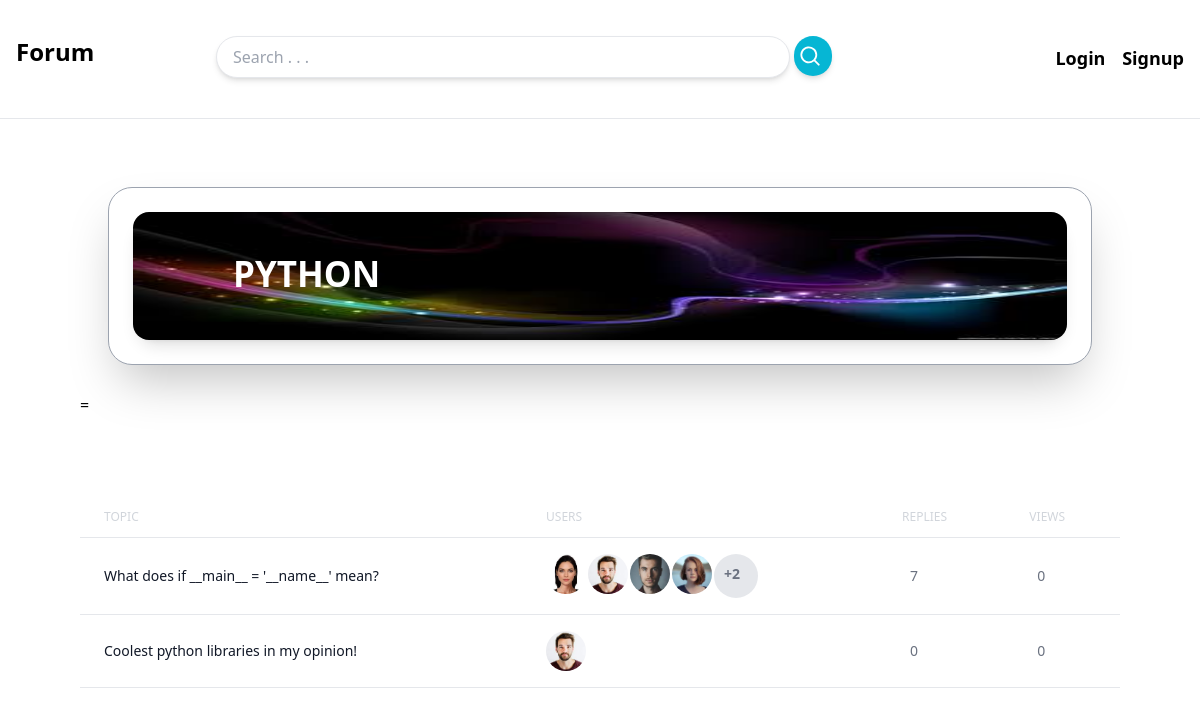
Page /category/1/ on the committed database.
### discussion_app/models.py (models this page shows, shortened)
class Category(models.Model):
    name = models.CharField(max_length=255)
    logo = models.ImageField(upload_to='post_logos/', blank=True, null=True)
    class Meta:
        verbose_name_plural = 'Categories'

class Post(models.Model):
    category = models.ForeignKey(Category, on_delete=models.CASCADE, related_name='post_category')
    author = models.ForeignKey(User, on_delete=models.CASCADE, related_name='post_author')
    likes = models.ManyToManyField(User, related_name='post_likes', blank=True)
    title = models.CharField(max_length=300)
    views = models.IntegerField(default=0)
    content = models.TextField(max_length=1000)
    last_modified_date = models.DateTimeField(auto_now=True)
    creation_date = models.DateTimeField(auto_now_add=True)
    @property
    def involved_users(self):
        all_messages = self.message_post.all()
        all_users = [self.author]
        for message in all_messages:
            if message.author not in all_users:
                all_users.append(message.author)
        return [all_users, len(all_users)]

class Message(models.Model):
    post = models.ForeignKey(Post, on_delete=models.CASCADE, related_name='message_post')
    replies = models.ForeignKey('self', on_delete=models.CASCADE, null=True, blank=True, related_name='message_replies')
    author = models.ForeignKey(User, on_delete=models.CASCADE, related_name='message_author')
    likes = models.ManyToManyField(User, related_name='message_likes', blank=True)
    content = models.TextField(max_length=1000)
    last_modified_date = models.DateTimeField(auto_now=True)
    creation_date = models.DateTimeField(auto_now_add=True)

### core_app/models.py (models this page shows, shortened)
class UserProfile(models.Model):
        user = models.OneToOneField(User, blank=True, null=True,on_delete=models.CASCADE)
        biography = models.TextField(null=True, blank=True)
        avatar = models.ImageField(upload_to='user_images', null=True, blank=True)

### discussion_app/views.py (the view)
# urls.py: path('<int:id>/', views.category_detail, name='category_detail'),
def category_detail(request, id):
    category = get_object_or_404(models.Category, id=id)
    all_posts = category.post_category.all()
    context = {
        'category': category,
    }
    return render(request, 'discussion_app/category.html', context)

### discussion_app/templates/discussion_app/category.html (shortened to what this page needs)
{% extends 'core_app/base.html' %}
{% block content %}
    <div class="grid grid-cols-1 mx-20 my-10">
        <div class="flex justify-center bg-white m-7 overflow-hidden rounded-3xl shadow-2xl border border-gray-400">
            <div class="relative h-32  m-6 rounded-3xl shadow-lg w-full ">
                <img class="w-full h-32 rounded-2xl" src="{{category.logo.url}}" alt="category name">
                <h1 class="absolute left-[100px] bottom-[40px] font-semibold text-[35px] text-white">{{category.name | upper}}</h1>
            </div>
        </div>
=<div class="relative overflow-x-auto mt-20">
    <table class="w-full text-sm text-left text-gray-500 dark:text-gray-400">
        <thead class="text-xs text-gray-300">
            <tr>
                <th scope="col" class="px-6 py-3 font-medium">
                    TOPIC
                </th>
                <th scope="col" class="px-6 py-3 font-medium">
                    USERS
                </th>
                <th scope="col" class="px-6 py-3 font-medium">
                    REPLIES
                </th>
                <th scope="col" class="px-6 py-3 font-medium">
                    VIEWS
                </th>
            </tr>
        </thead>
        <tbody>
            {% for post in category.post_category.all %}
            <tr class="bg-white border-y hover:bg-gray-100 transition-all">
                <th scope="row" class="px-6 py-4 font-medium text-gray-900 whitespace-nowrap dark:text-white">
                    <a href="#" class="hover:text-blue-400">
                    {{post.title}}
                    </a>
                </th>
                <td class="px-6 py-4">
                    <div class="flex justify-start gap-[2px]">
                        {% if post.involved_users.1 > 3 %}
                            {% for user in post.involved_users.0|slice:'0:4' %}
                            <img class="h-10 w-10 rounded-full object-cover " src="{{user.userprofile.avatar.url}}" alt="">
                            {% endfor %}
                            <div class="h-11 w-11 rounded-full font-bold p-[10px]  bg-gray-200">+{{post.involved_users.1|add:'-4'}}</div>
                        {% else %}
                            {% for user in post.involved_users.0 %}
                            <img class="h-10 w-10 rounded-full object-cover " src="{{user.userprofile.avatar.url}}" alt="">
                            {% endfor %}
                        {% endif %}
                    </div>
                </td>
                <td class="px-8 py-4">
                    {{post.message_post.count}}
                </td>
                <td class="px-8 py-4">
                    {{post.views}}
                </td>
            </tr>
            {% endfor %}
        </tbody>
    </table>
</div>
    </div>
{% endblock %}

### rows in the picture
Category: logo (picture), name "PYTHON"
Post: title "What does if __main__ = '__name__' mean?", involved_users.1|add "2", message_post.count "7", views "0"
Post: title "Coolest python libraries in my opinion!", message_post.count "0", views "0"
